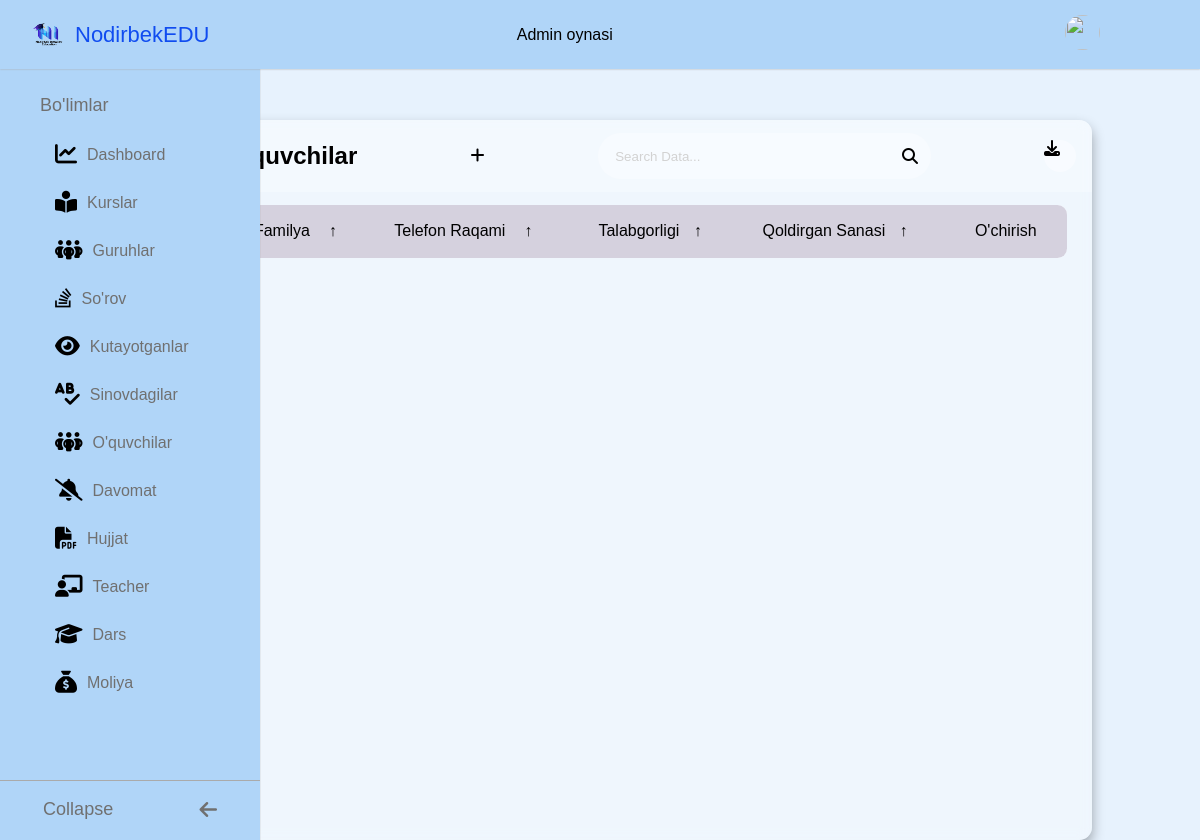
The app's page /asosiy/sorov/ (signed in), older data.
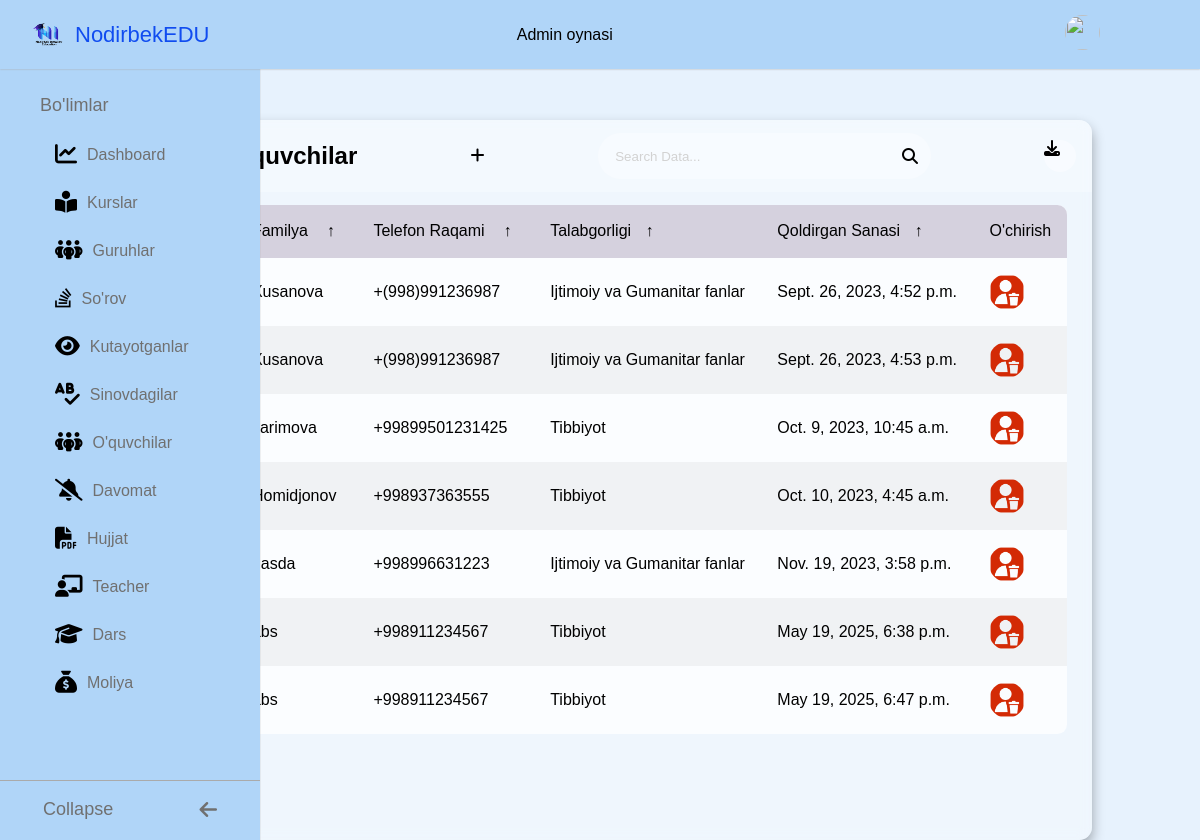
The same page, newer data.
### asosiy/models.py (models this page shows, shortened)
class Sorov(models.Model):
    ism=models.CharField(max_length=30)
    fam=models.CharField(max_length=30)
    tel=models.CharField(max_length=13)
    kurs_fk=models.ForeignKey(Kurs,on_delete=models.CASCADE)
    sorov_qoldirilgan_vaqt=models.DateTimeField(auto_now_add=True)

class Kurs(models.Model):
    nom=models.CharField(max_length=30)
    ochilgan_sana=models.DateField()
    def __str__(self):
        return f"{self.nom}"

### asosiy/views.py (the view, shortened to what this page needs)
# urls.py: path('sorov/', Sorovlar.as_view()),
class Sorovlar(View):
    def get(self, request):
        if request.user.is_authenticated:
            data = {
                'sorovlar': Sorov.objects.all(),
                'kurs': Kurs.objects.all()
            }
            return render(request, 'talabgorTalabalar.html', data)
        return redirect('/adminlogin/')

### templates/talabgorTalabalar.html (shortened to what this page needs)
<!DOCTYPE html>
<html lang="en">
<head>
    {% load static %}
    <link rel="stylesheet" href="https://cdnjs.cloudflare.com/ajax/libs/font-awesome/6.4.0/css/all.min.css" />
    <link rel="stylesheet" href="{% static 'root.css' %}">
    <link rel="stylesheet" href="{% static 'standart.css' %}">
    <link rel="stylesheet" href="{% static 'table.css' %}">
    <link rel="stylesheet" href="{% static './admin_form.css' %}">
</head>
<body>
  <nav class="navbar">
		<div class="logo_item">
		  <img src="/media/mm2n.png" alt=""></i>NodirbekEDU
		</div>
		<div class="search_bar">
			 <p>Admin oynasi</p>
		</div>
		<div class="navbar_content">
		  <a href="/logout"><img src="/media/logout.png" alt="" class="profile" /></a>
		</div>
	  </nav>
	  <nav class="sidebar">
		<div class="menu_content">
		  <ul class="menu_items">
			<div class="menu_title menu_dahsboard"></div>
			<li class="item">
				<a href="/asosiy/IndexAdmin" class="nav_link">
				  <span class="navlink_icon">
					<i class="fa-solid fa-chart-line"></i>
				  </span>
				  <span class="navlink"> Dashboard</span>
				</a>
			  </li>
        <li class="item">
          <a href="/asosiy/kurslar" class="nav_link">
            <span class="navlink_icon">
           <i class="fa-solid fa-book-open-reader"></i>             </span>
            <span class="navlink"> Kurslar</span>
          </a>
          </li>
        <li class="item">
          <a href="/asosiy/guruhlar" class="nav_link">
            <span class="navlink_icon">
            <i class="fa-solid fa-people-group"></i>                  </span>
            <span class="navlink"> Guruhlar</span>
          </a>
          </li>
			  <li class="item">
				<a href="/asosiy/sorov" class="nav_link">
				  <span class="navlink_icon">
					<i class="fa-brands fa-stack-overflow"></i>                </span>
				  <span class="navlink">So'rov</span>
				</a>
			  </li>
        <li class="item">
          <a href="/asosiy/kutayotganlar" class="nav_link">
            <span class="navlink_icon">
              <i class="fa-solid fa-eye"></i>                 </span>
            <span class="navlink">Kutayotganlar</span>
          </a>
        </li>
			  <li class="item">
          <a href="/asosiy/sinov" class="nav_link">
            <span class="navlink_icon">
              <i class="fa-solid fa-spell-check"></i>               </span>
            <span class="navlink">Sinovdagilar</span>
          </a>
        </li>
			  <li class="item">
				<a href="/asosiy/talabalar" class="nav_link">
				  <span class="navlink_icon">
            <i class="fa-solid fa-people-group"></i>                  </span>
				  <span class="navlink">O'quvchilar</span>
				</a>
			  </li>
        <li class="item">
          <a href="/asosiy/davomat" class="nav_link">
            <span class="navlink_icon">
              <i class="fa-solid fa-bell-slash"></i>                </span>
            <span class="navlink">Davomat</span>
          </a>
          </li>
          <li class="item">
            <a href="/asosiy/hujat" class="nav_link">
              <span class="navlink_icon">
                <i class="fa-solid fa-file-pdf"></i>                </span>
              <span class="navlink">Hujjat</span>
            </a>
            </li>
            <li class="item">
              <a href="/asosiy/teacher" class="nav_link">
                <span class="navlink_icon">
                  <i class="fa-solid fa-chalkboard-user"></i>                </span>
                <span class="navlink">Teacher</span>
              </a>
              </li>
              <li class="item">
                <a href="/asosiy/dars" class="nav_link">
                  <span class="navlink_icon">
                    <i class="fa-solid fa-graduation-cap"></i>               </span>
                  <span class="navlink">Dars</span>
                </a>
                </li>
                <li class="item">
                  <a href="/asosiy/moliya" class="nav_link">
                    <span class="navlink_icon">
                      <i class="fa-solid fa-sack-dollar"></i>              </span>
                    <span class="navlink">Moliya</span>
                  </a>
                  </li>
		  </ul>
		  <div class="bottom_content">
			<div class="bottom expand_sidebar">
			  <span> Expand</span>
			</div>
			<div class="bottom collapse_sidebar">
			  <span> Collapse</span>
			  <i class="fa-solid fa-arrow-left"></i>
			</div>
		  </div>
		</div>
	  </nav>
    <main class="table">
        <section class="table__header">
            <h1>Talabgor o'quvchilar</h1>
            <div class="add">
                <i class="fa-solid fa-plus"></i>
            </div>
            <div class="input-group">
                <input type="search" placeholder="Search Data...">
                <i class="fa-solid fa-magnifying-glass"></i>
            </div>
            <div class="export__file">
                <label for="export-file" class="export__file-btn" title="Export File"><i class="fa-solid fa-download"></i></label>
            </div>
        </section>
        <section class="table__body">
            <table id="customers_table">
                <thead>
                    <tr>
                        <th> ism <span class="icon-arrow">&UpArrow;</span></th>
                        <th> Familya <span class="icon-arrow">&UpArrow;</span></th>
                        <th> Telefon raqami <span class="icon-arrow">&UpArrow;</span></th>
                        <th>talabgorligi<span class="icon-arrow">&UpArrow;</span></th>
                        <th>qoldirgan sanasi<span class="icon-arrow">&UpArrow;</span></th>
                        <th>O'chirish</th>
                    </tr>
                </thead>
                <tbody>
                {% for i in sorovlar %}
                    <tr>
                        <td class="name"> {{i.ism}} </td>
                        <td class="fam">{{i.fam}} </td>
                        <td class="tel"> {{i.tel}} </td>
                        <td>
                            <p>{{i.kurs_fk}}</p>
                        </td>
                        <td> {{i.sorov_qoldirilgan_vaqt}}</td>
                        <td><a href="/asosiy/sorovdelete/{{i.id}}"><img src="/media/user.png"></a> </td>
                    </tr>
                    {% endfor %}
                </tbody>
            </table>
          </section>
    </main>
</body>
</html>

### static/root.css (style rules this page uses)
:root { --first-color: blue; --black-color: rgb(29, 27, 27); --wite-color: #fff; --body-color: #e2e1e1; --white-color: #b0d5f8; --blue-color: #104cf0; --grey-color: #707070; --grey-color-light: #aaa; --body-font:'Open Sans', sans-serif; --small-font-size:.913rem; }

### static/standart.css (style rules this page uses)
* { margin: 0; padding: 0; box-sizing: border-box; font-family: 'Poppins', sans-serif; }
body { background-position: center; background-size: cover; margin: 0 auto; padding: 0; box-sizing: border-box; font-family: "Poppins", sans-serif; }
body { background-color: #e7f2fd; transition: all 0.5s ease; }
.navbar { padding: 20px auto; position: fixed; top: 0; width: 100%; left: 0; background-color: var(--white-color); display: flex; align-items: center; justify-content: space-between; padding: 15px 30px; z-index: 1000; box-shadow: 0 0 2px var(--grey-color-light); }
.logo_item { display: flex; align-items: center; column-gap: 10px; font-size: 22px; font-weight: 500; color: var(--blue-color); }
.navbar img { width: 35px; height: 35px; border-radius: 50%; }
.navbar_content { display: flex; align-items: center; column-gap: 25px; padding: 0 70px; }
.sidebar { background-color: var(--white-color); width: 260px; position: fixed; top: 0; left: 0; height: 100%; padding: 80px 20px; z-index: 100; overflow-y: scroll; box-shadow: 0 0 1px var(--grey-color-light); transition: all 0.5s ease; }
.menu_content { position: relative; }
.menu_title { margin: 15px 0; padding: 0 20px; font-size: 18px; }
.menu_title::before { color: var(--grey-color); white-space: nowrap; }
.menu_dahsboard::before { content: "Bo'limlar"; }
.menu_items { padding: 0; list-style: none; }
.navlink_icon { position: relative; font-size: 22px; line-height: 40px; display: inline-block; text-align: center; border-radius: 6px; margin-right: 10px; color: #000; margin-left: 20px; }
.navlink_icon::before { content: ""; position: absolute; height: 100%; width: calc(100% + 100px); left: -20px; }
.sidebar .nav_link { display: flex; align-items: center; width: 100%; padding: 4px 15px; border-radius: 8px; text-decoration: none; color: var(--grey-color); white-space: nowrap; }
.bottom_content { position: fixed; bottom: 60px; left: 0; width: 260px; cursor: pointer; transition: all 0.5s ease; }
.bottom { position: absolute; display: flex; align-items: center; left: 0; justify-content: space-around; padding: 18px 0; text-align: center; width: 100%; color: var(--grey-color); border-top: 1px solid var(--grey-color-light); background-color: var(--white-color); }
.bottom i { font-size: 20px; }
.bottom span { font-size: 18px; }

Row changes from the older to the newer data that the page shows:
added Sorov: fam "Xusanova", tel "+(998)991236987", kurs_fk "Ijtimoiy va Gumanitar fanlar", sorov_qoldirilgan_vaqt "Sept. 26, 2023, 4:52 p.m."
added Sorov: fam "Xusanova", tel "+(998)991236987", kurs_fk "Ijtimoiy va Gumanitar fanlar", sorov_qoldirilgan_vaqt "Sept. 26, 2023, 4:53 p.m."
added Sorov: fam "karimova", tel "+99899501231425", kurs_fk "Tibbiyot", sorov_qoldirilgan_vaqt "Oct. 9, 2023, 10:45 a.m."
added Sorov: fam "Homidjonov", tel "+998937363555", kurs_fk "Tibbiyot", sorov_qoldirilgan_vaqt "Oct. 10, 2023, 4:45 a.m."
added Sorov: fam "dasda", tel "+998996631223", kurs_fk "Ijtimoiy va Gumanitar fanlar", sorov_qoldirilgan_vaqt "Nov. 19, 2023, 3:58 p.m."
added Sorov: fam "abs", tel "+998911234567", kurs_fk "Tibbiyot", sorov_qoldirilgan_vaqt "May 19, 2025, 6:38 p.m."
added Sorov: fam "abs", tel "+998911234567", kurs_fk "Tibbiyot", sorov_qoldirilgan_vaqt "May 19, 2025, 6:47 p.m."
